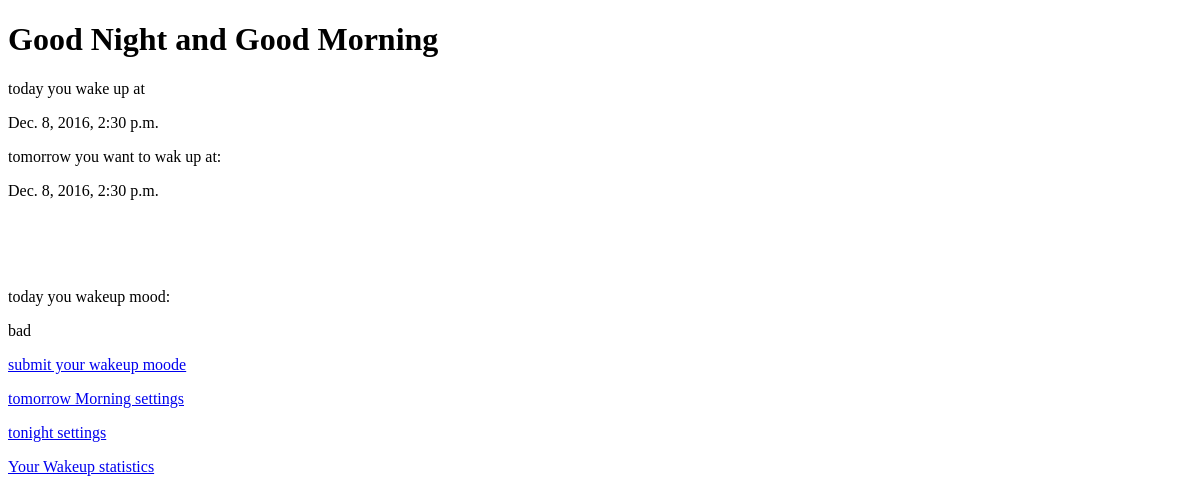
Before: / with the older database file.
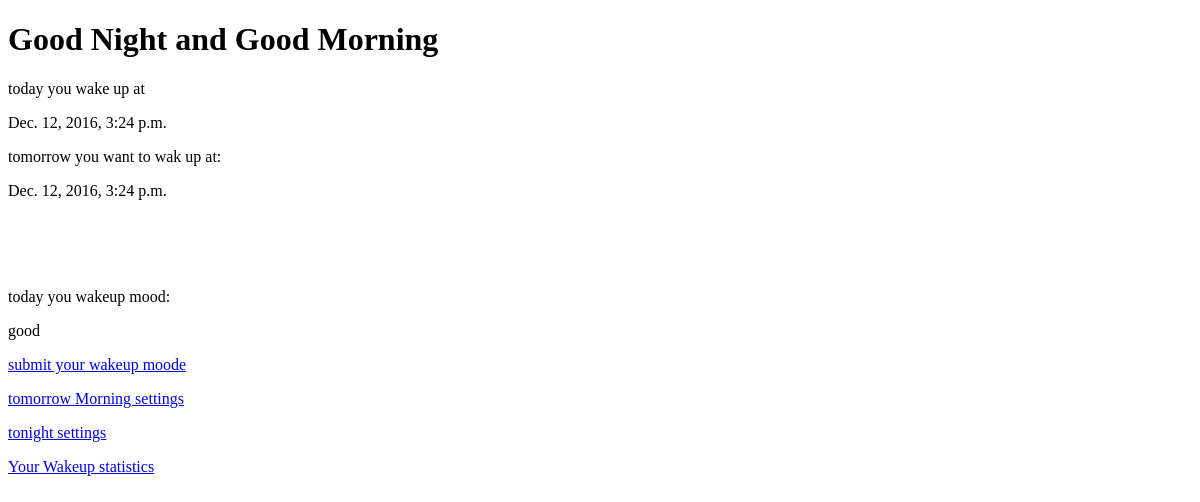
After: the same page with the newer database file.
### home/models.py (models this page shows, shortened)
class Wakeup(models.Model):
     wakeuptime = models.DateTimeField(auto_now=False,auto_now_add=True)
     wakeuptime_plan = models.DateTimeField(auto_now=True,auto_now_add=False)
     wakeupmood = models.CharField(max_length=100)

### home/views.py (the view)
# urls.py: url(r'^$',views.home,name = 'home'),
def home(request):
    instance =Wakeup.objects.last()
    context = {
        "wakeuptime":instance.wakeuptime,
        "wakeuptime_plan": instance.wakeuptime_plan,
        "wakeup_mood":instance.wakeupmood,
    }
    return render(request,template_name='home/home.html',context=context)

### templates/home/home.html (shortened to what this page needs)
<!DOCTYPE html>
<html lang="en" xmlns="http://www.w3.org/1999/html">
<head>
</head>
<body>
    <h1>Good Night and Good Morning</h1>
    <p>today you wake up at </p>
    <form action = "",method = "GET">
    {{ wakeuptime }}
	</form>
    <p>tomorrow you want to wak up at:</p>
	<form action = "",method = "GET">
    {{ wakeuptime_plan }}
    </form><br><br>
    <br><br>
    <p>today you wakeup mood:</p>
    <form action="",method="GET">
        {{ wakeup_mood }}
    </form>
    <link><a href="submit/"><p>submit your wakeup moode</p></a></link>
    <link><a href="Morning/Morning/"><p>tomorrow Morning settings</p></a></link>
    <link><a href="Night/Night/"><p>tonight settings</p></a></link>
    <link><a href="Stats/"><p>Your Wakeup statistics</p></a></link>
</body>
</html>

Changed rows visible on the page:
no longer on this page (row edited): Wakeup: wakeuptime "Dec. 8, 2016, 2:30 p.m.", wakeuptime_plan "Dec. 8, 2016, 2:30 p.m.", wakeupmood "bad"
added Wakeup: wakeuptime "Dec. 12, 2016, 3:24 p.m.", wakeuptime_plan "Dec. 12, 2016, 3:24 p.m.", wakeupmood "good"
